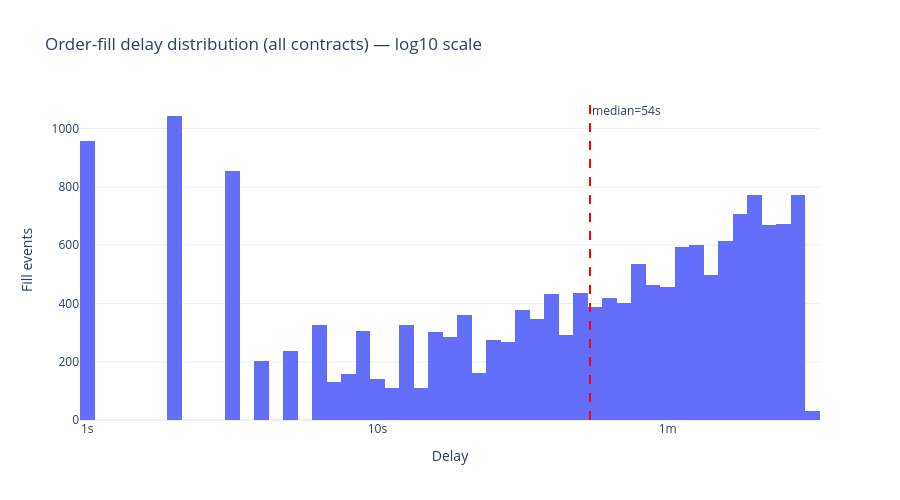

Notebook cell for this chart:
### Code cell
import numpy as np

log_delays = np.log10(all_delays_df['delay_s'].clip(lower=1))

fig_delay = go.Figure()
fig_delay.add_trace(go.Histogram(
    x=log_delays,
    nbinsx=80,
    name='All contracts'
))

median_val = all_delays_df['delay_s'].median()
median_log = np.log10(max(median_val, 1))
fig_delay.add_vline(x=median_log, line_dash='dash', line_color='red',
                    annotation_text=f'median={median_val:.0f}s', annotation_position='top right')

max_log = int(np.ceil(log_delays.max()))
tickvals = list(range(0, max_log + 1))
ticktext = ['1s', '10s', '1m', '10m', '1.7h', '11.6h', '4.8d'][:max_log + 1]

fig_delay.update_layout(
    title='Order-fill delay distribution (all contracts) — log10 scale',
    xaxis_title='Delay',
    yaxis_title='Fill events',
    template='plotly_white', height=500,
)
fig_delay.update_xaxes(tickvals=tickvals, ticktext=ticktext)
fig_delay.show()

### Figure 1 — Plotly figure (JSON) as saved in the notebook; plotly's stock layout.template omitted (floating-point values rounded to 4 significant figures; data arrays with more than 128 entries replaced by an {"elided": "..."} marker saying what was removed)
{"data": [{"name": "All contracts", "nbinsx": 80, "type": "histogram", "x": {"elided": "17024 float values"}}], "layout": {"annotations": [{"showarrow": false, "text": "median=54s", "x": 1.732, "xanchor": "left", "xref": "x", "y": 1, "yanchor": "top", "yref": "y domain"}], "height": 500, "shapes": [{"line": {"color": "red", "dash": "dash"}, "type": "line", "x0": 1.732, "x1": 1.732, "xref": "x", "y0": 0, "y1": 1, "yref": "y domain"}], "title": {"text": "Order-fill delay distribution (all contracts) — log10 scale"}, "xaxis": {"ticktext": ["1s", "10s", "1m", "10m"], "tickvals": [0, 1, 2, 3], "title": {"text": "Delay"}}, "yaxis": {"title": {"text": "Fill events"}}}}
